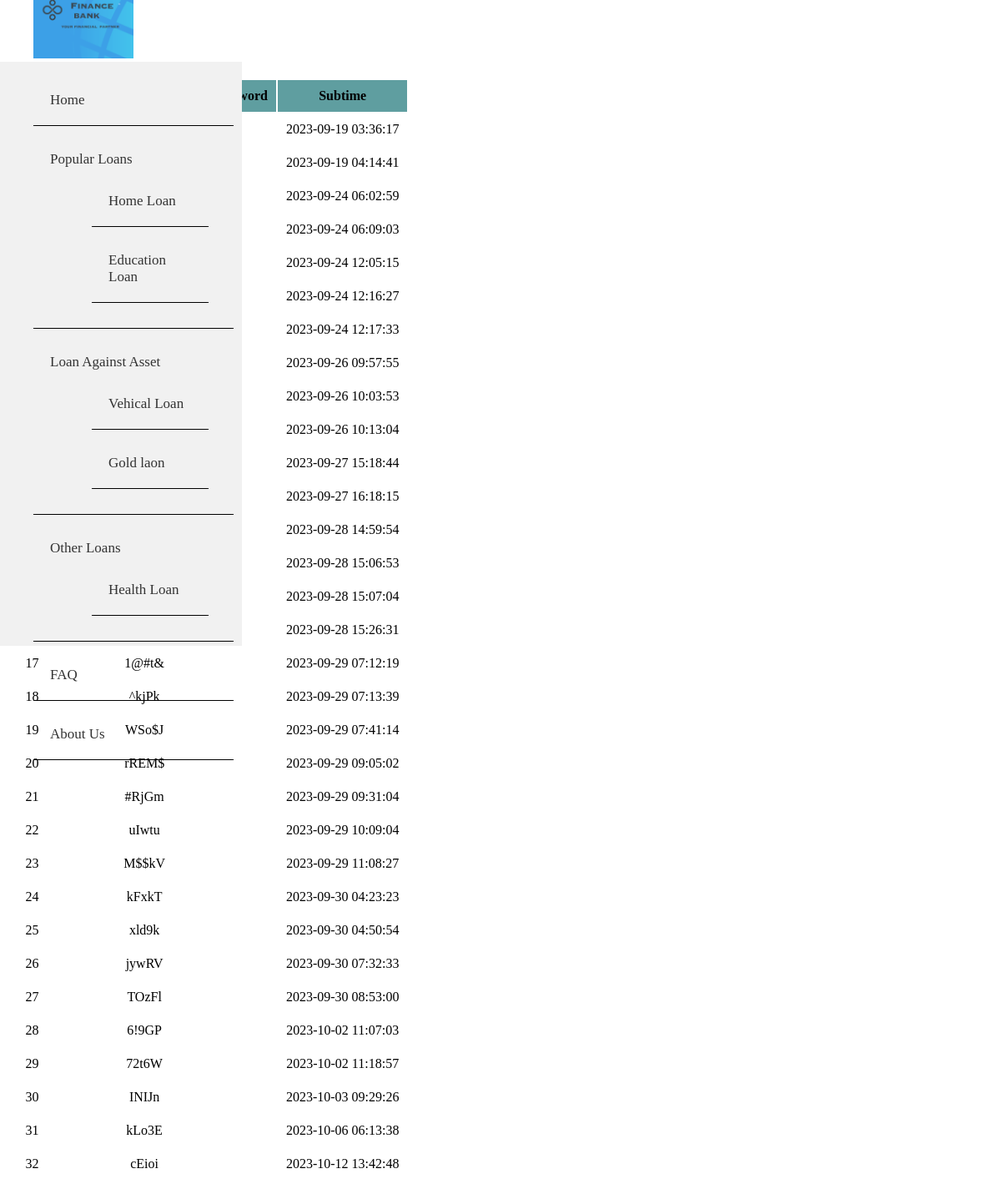
The page /userpageinfo.php on the database its author committed.
### tables this page shows
CREATE TABLE `userlogin` (
  `srno` int(3) NOT NULL,
  `id` varchar(10) NOT NULL,
  `password` varchar(15) NOT NULL,
  `captcha` varchar(15) NOT NULL,
  `subtime` timestamp NOT NULL DEFAULT current_timestamp() ON UPDATE current_timestamp()
);

### userpageinfo.php (the view, shortened to what this page needs)
<?php
    require('connection.php');
    $sql = " SELECT * FROM userlogin ORDER BY srno ";
    $result = mysqli_query($con,$sql);
?>
<!DOCTYPE html>
<html lang="en">
<head>
    <link rel="stylesheet" href="admin.css">
</head>
<body>
    <div class="header">
        <div class="menu">
            <div class="header">
               <div class="logo">
                 <img src="Infinity Finance your financial partner (4).png" alt="logo" srcset=" ">
               </div>
                <div class="nav">
                    <ul>
                        <li> <a href="#">Home</a></li>
                        <li><a href="#">Popular Loans</a>
                            <ul class ="dropdown">
                                <li><a href="#">Home Loan</a></li>
                                <li><a href="#">Education Loan</a></li>
                            </ul>
                        </li>
                        <li><a href="#">Loan Against Asset</a>
                            <ul class ="dropdown">
                                <li><a href="#">Vehical Loan</a></li>
                                <li><a href="#">Gold laon</a></li>
                            </ul>
                        </li>
                        <li> <a href="#">Other Loans</a>
                            <ul class ="dropdown">
                                <li><a href="#">Health Loan</a></li>
                            </ul>
                        </li>
                        <li><a href="#">FAQ</a></li>
                        <li><a href="#">About Us</a></li>
                    </ul>
                </div>
            </div>
        </div>
    </div>
    <div class="user-login-table">
        <table>
            <tr>
                <th>srno</th>
                <th>userid</th>
                <th>captcha</th>
                <th>userpassword</th>
                <th>subtime</th>
            </tr>
            <?php
            while($rows=$result->fetch_assoc())
            {
        ?>
        <tr>
            <td><?php echo $rows['srno'];?></td>
            <td><?php echo $rows['userid'];?></td>
            <td><?php echo $rows['captcha'];?></td>
            <td><?php echo $rows['userpassword'];?></td>
            <td><?php echo $rows['subtime'];?></td>
        </tr>
        <?php
            }
        ?>
        </table>
    </div>
</body>
</html>

### admin.css (style rules this page uses)
html { margin:0px; }
body { margin-top:-50px; margin-left:-10px; padding: 0px; }
.nav { position: absolute; margin:0px; background-color:#f1f1f1 ; height:700px; width: 300px; }
.nav a { color: #333; text-decoration: none; }
.nav li { margin:10px; display: grid; padding:20px; border-bottom:1px solid black ; font-size: 17px; }
.logo img { width:120px; margin-left:50px; }
table , th,tr ,td { padding:10px; margin:10px; text-align:center; }
th { background-color: cadetblue; text-transform: capitalize; }

### rows shown on the page
userlogin: subtime "2023-09-19 03:36:17"
userlogin: subtime "2023-09-19 04:14:41"
userlogin: subtime "2023-09-24 06:02:59"
userlogin: subtime "2023-09-24 06:09:03"
userlogin: subtime "2023-09-24 12:05:15"
userlogin: subtime "2023-09-24 12:16:27"
userlogin: subtime "2023-09-24 12:17:33"
userlogin: subtime "2023-09-26 09:57:55"
userlogin: subtime "2023-09-26 10:03:53"
userlogin: subtime "2023-09-26 10:13:04"
userlogin: subtime "2023-09-27 15:18:44"
userlogin: subtime "2023-09-27 16:18:15"
userlogin: subtime "2023-09-28 14:59:54"
userlogin: subtime "2023-09-28 15:06:53"
userlogin: subtime "2023-09-28 15:07:04"
userlogin: subtime "2023-09-28 15:26:31"
userlogin: srno "17", captcha "1@#t&", subtime "2023-09-29 07:12:19"
userlogin: srno "18", captcha "^kjPk", subtime "2023-09-29 07:13:39"
userlogin: srno "19", captcha "WSo$J", subtime "2023-09-29 07:41:14"
userlogin: srno "20", captcha "rREM$", subtime "2023-09-29 09:05:02"
userlogin: srno "21", captcha "#RjGm", subtime "2023-09-29 09:31:04"
userlogin: srno "22", captcha "uIwtu", subtime "2023-09-29 10:09:04"
userlogin: srno "23", captcha "M$$kV", subtime "2023-09-29 11:08:27"
userlogin: srno "24", captcha "kFxkT", subtime "2023-09-30 04:23:23"
userlogin: srno "25", captcha "xld9k", subtime "2023-09-30 04:50:54"
userlogin: srno "26", captcha "jywRV", subtime "2023-09-30 07:32:33"
userlogin: srno "27", captcha "TOzFl", subtime "2023-09-30 08:53:00"
userlogin: srno "28", captcha "6!9GP", subtime "2023-10-02 11:07:03"
userlogin: srno "29", captcha "72t6W", subtime "2023-10-02 11:18:57"
userlogin: srno "30", captcha "INIJn", subtime "2023-10-03 09:29:26"
userlogin: srno "31", captcha "kLo3E", subtime "2023-10-06 06:13:38"
userlogin: srno "32", captcha "cEioi", subtime "2023-10-12 13:42:48"
